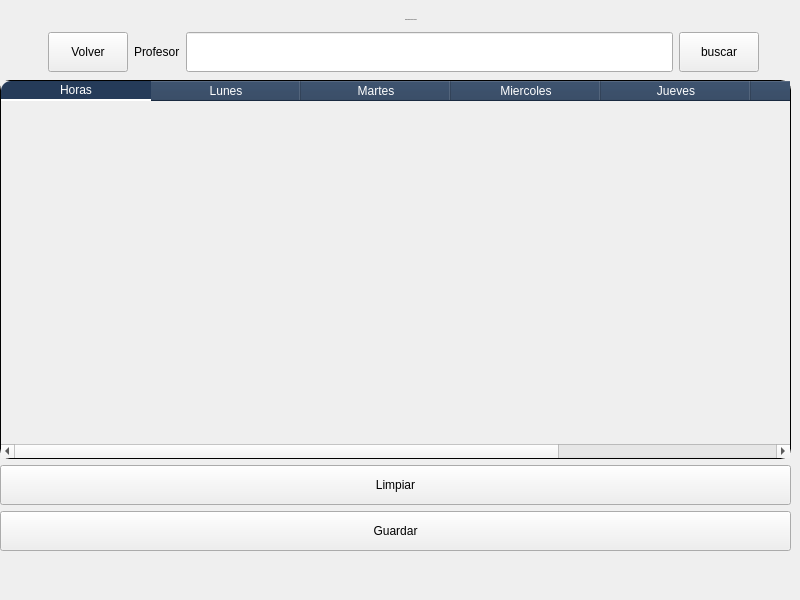
<?xml version="1.0" encoding="UTF-8"?>
<ui version="4.0">
 <class>MainWindow</class>
 <widget class="QMainWindow" name="MainWindow">
  <property name="geometry">
   <rect>
    <x>0</x>
    <y>0</y>
    <width>800</width>
    <height>600</height>
   </rect>
  </property>
  <property name="windowTitle">
   <string>MainWindow</string>
  </property>
  <property name="styleSheet">
   <string notr="true">
QFrame{
background-color:#D9D9D9;
}
QLineEdit{
background-color: #7E94Bf;
}
QLabel{
font-size:15px;
color:#111626;}

QPushButton{
background-color:#253b59;
color:white;
font-size:14px;
border-radius:15px;
}
QPushButton::Hover{
background-color:#637aa6;
}
font-size:15px;
background-color:#d9d9d9;</string>
  </property>
  <widget class="QWidget" name="centralwidget">
   <widget class="QLabel" name="label_2">
    <property name="geometry">
     <rect>
      <x>20</x>
      <y>10</y>
      <width>782</width>
      <height>18</height>
     </rect>
    </property>
    <property name="font">
     <font>
      <family>3270 Nerd Font Mono</family>
      <pointsize>-1</pointsize>
     </font>
    </property>
    <property name="styleSheet">
     <string notr="true"/>
    </property>
    <property name="text">
     <string>Mododulos para Profesor</string>
    </property>
    <property name="textFormat">
     <enum>Qt::AutoText</enum>
    </property>
    <property name="alignment">
     <set>Qt::AlignCenter</set>
    </property>
   </widget>
   <widget class="QWidget" name="">
    <property name="geometry">
     <rect>
      <x>48</x>
      <y>30</y>
      <width>711</width>
      <height>44</height>
     </rect>
    </property>
    <layout class="QHBoxLayout" name="horizontalLayout_2">
     <item>
      <layout class="QHBoxLayout" name="horizontalLayout">
       <item>
        <widget class="QPushButton" name="btn_buscarSecc_5">
         <property name="minimumSize">
          <size>
           <width>80</width>
           <height>40</height>
          </size>
         </property>
         <property name="text">
          <string>Volver</string>
         </property>
        </widget>
       </item>
       <item>
        <widget class="QLabel" name="label">
         <property name="text">
          <string>Profesor</string>
         </property>
        </widget>
       </item>
       <item>
        <widget class="QLineEdit" name="ln_profesor">
         <property name="minimumSize">
          <size>
           <width>100</width>
           <height>40</height>
          </size>
         </property>
        </widget>
       </item>
      </layout>
     </item>
     <item>
      <widget class="QPushButton" name="bt_profesor">
       <property name="minimumSize">
        <size>
         <width>80</width>
         <height>40</height>
        </size>
       </property>
       <property name="text">
        <string>buscar</string>
       </property>
      </widget>
     </item>
    </layout>
   </widget>
   <widget class="QWidget" name="">
    <property name="geometry">
     <rect>
      <x>0</x>
      <y>80</y>
      <width>791</width>
      <height>471</height>
     </rect>
    </property>
    <layout class="QVBoxLayout" name="verticalLayout">
     <item>
      <widget class="QTableWidget" name="tableWidget">
       <property name="styleSheet">
        <string notr="true">QTableWidget {
                background-color: transparent;
                border: 1px solid black;
                border-radius: 10px;
            }

            QTableWidget QHeaderView::section {
                background-color: #253b59;
                color: #fff;
                border-bottom: 2px solid white;
            }

            QTableWidget QHeaderView::section:first {
                border-top-left-radius: 10px;
            }

            QTableWidget QHeaderView::section:last {
                border-top-right-radius: 10px;
            }

            QTableWidget QTableCornerButton::section {
                background-color: #63b6bf;
                border-top-left-radius: 10px;
            }

            QTableWidget::item {
                background-color: #63b6bf;
                color: #111626;
                border-bottom: 1px solid black;
                padding: 5px;
            }

            QTableWidget::item:selected {
                background-color: #b6ecf2;
                color: #111626;
            }</string>
       </property>
       <attribute name="horizontalHeaderCascadingSectionResizes">
        <bool>false</bool>
       </attribute>
       <attribute name="horizontalHeaderDefaultSectionSize">
        <number>150</number>
       </attribute>
       <attribute name="verticalHeaderCascadingSectionResizes">
        <bool>true</bool>
       </attribute>
       <attribute name="verticalHeaderMinimumSectionSize">
        <number>23</number>
       </attribute>
       <attribute name="verticalHeaderShowSortIndicator" stdset="0">
        <bool>true</bool>
       </attribute>
       <attribute name="verticalHeaderStretchLastSection">
        <bool>true</bool>
       </attribute>
       <column>
        <property name="text">
         <string>Horas</string>
        </property>
       </column>
       <column>
        <property name="text">
         <string>Lunes</string>
        </property>
       </column>
       <column>
        <property name="text">
         <string>Martes</string>
        </property>
       </column>
       <column>
        <property name="text">
         <string>Miercoles</string>
        </property>
       </column>
       <column>
        <property name="text">
         <string>Jueves</string>
        </property>
       </column>
       <column>
        <property name="text">
         <string>Viernes</string>
        </property>
       </column>
       <column>
        <property name="text">
         <string>Sabado</string>
        </property>
       </column>
      </widget>
     </item>
     <item>
      <widget class="QPushButton" name="bt_clear">
       <property name="minimumSize">
        <size>
         <width>80</width>
         <height>40</height>
        </size>
       </property>
       <property name="text">
        <string>Limpiar</string>
       </property>
      </widget>
     </item>
     <item>
      <widget class="QPushButton" name="bt_guardarSeleccion">
       <property name="minimumSize">
        <size>
         <width>80</width>
         <height>40</height>
        </size>
       </property>
       <property name="text">
        <string>Guardar</string>
       </property>
      </widget>
     </item>
    </layout>
   </widget>
  </widget>
 </widget>
 <resources/>
 <connections/>
</ui>
